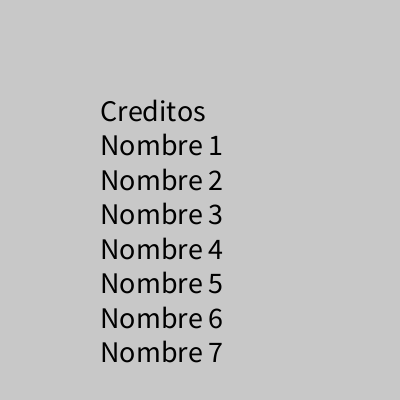
Frame 1 (no input)
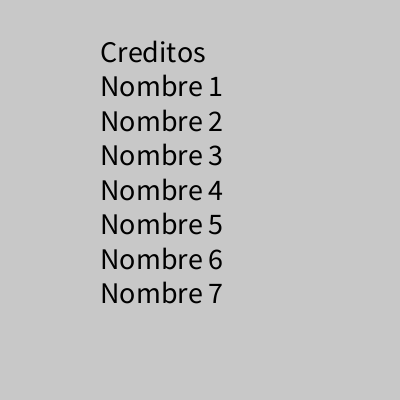
Frame 60 (the mouse pressed at the canvas centre just before this capture)
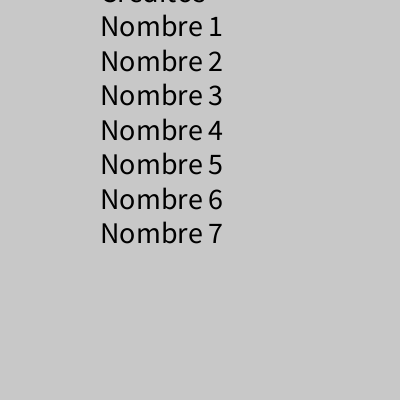
Frame 120 (the mouse held since frame 60 and released just before this capture)

The Processing sketch that drew these frames (run headless with seeded random() and noise(); from frame 60 on, the mouse is pressed at the canvas centre):

// Processing sketch: palabras_size_map_reboot
// ── palabras_size_map_reboot.pde
int posY = 100;
String texto = "Creditos \n" + 
"Nombre 1\n" +
"Nombre 2\n" + 
"Nombre 3\n" + 
"Nombre 4\n" +
"Nombre 5\n" + 
"Nombre 6\n" + 
"Nombre 7\n";

void setup(){
  size(400, 400);
  textSize(30);
}

void draw(){
  background(200);
  fill(0);
  text(texto, 100, posY, 200, 400);
  posY--;
  
  if(posY <= -400){
    posY = height + 50;
  }
 
}
